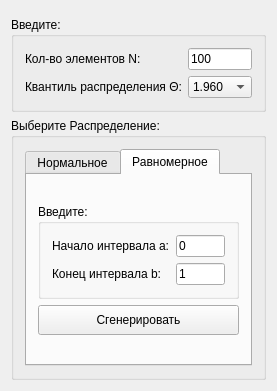
<?xml version="1.0" encoding="UTF-8"?>
<ui version="4.0">
 <class>MainWindow</class>
 <widget class="QMainWindow" name="MainWindow">
  <property name="geometry">
   <rect>
    <x>0</x>
    <y>0</y>
    <width>277</width>
    <height>391</height>
   </rect>
  </property>
  <property name="windowTitle">
   <string>Statistic analyze</string>
  </property>
  <widget class="QWidget" name="centralWidget">
   <layout class="QGridLayout" name="gridLayout_2">
    <item row="4" column="1">
     <widget class="QGroupBox" name="groupBox_3">
      <property name="title">
       <string>Выберите Распределение:</string>
      </property>
      <layout class="QVBoxLayout" name="verticalLayout">
       <item>
        <widget class="QTabWidget" name="tabWidget">
         <property name="layoutDirection">
          <enum>Qt::LeftToRight</enum>
         </property>
         <property name="currentIndex">
          <number>1</number>
         </property>
         <property name="elideMode">
          <enum>Qt::ElideMiddle</enum>
         </property>
         <widget class="QWidget" name="norm">
          <attribute name="title">
           <string>Нормальное</string>
          </attribute>
          <layout class="QGridLayout" name="gridLayout">
           <item row="4" column="1">
            <spacer name="verticalSpacer_2">
             <property name="orientation">
              <enum>Qt::Vertical</enum>
             </property>
             <property name="sizeHint" stdset="0">
              <size>
               <width>20</width>
               <height>40</height>
              </size>
             </property>
            </spacer>
           </item>
           <item row="1" column="0">
            <spacer name="horizontalSpacer_3">
             <property name="orientation">
              <enum>Qt::Horizontal</enum>
             </property>
             <property name="sizeHint" stdset="0">
              <size>
               <width>40</width>
               <height>20</height>
              </size>
             </property>
            </spacer>
           </item>
           <item row="1" column="1">
            <widget class="QGroupBox" name="groupBox">
             <property name="title">
              <string>Введите:</string>
             </property>
             <layout class="QFormLayout" name="formLayout">
              <item row="0" column="0">
               <widget class="QLabel" name="label_3">
                <property name="text">
                 <string>Квадротич. откл. σ:</string>
                </property>
               </widget>
              </item>
              <item row="0" column="1">
               <widget class="QLineEdit" name="lineEdit_nsig">
                <property name="sizePolicy">
                 <sizepolicy hsizetype="Expanding" vsizetype="Fixed">
                  <horstretch>0</horstretch>
                  <verstretch>0</verstretch>
                 </sizepolicy>
                </property>
                <property name="maximumSize">
                 <size>
                  <width>16777215</width>
                  <height>16777215</height>
                 </size>
                </property>
                <property name="sizeIncrement">
                 <size>
                  <width>0</width>
                  <height>0</height>
                 </size>
                </property>
                <property name="text">
                 <string>1</string>
                </property>
                <property name="frame">
                 <bool>true</bool>
                </property>
                <property name="cursorPosition">
                 <number>1</number>
                </property>
               </widget>
              </item>
              <item row="1" column="0">
               <widget class="QLabel" name="label_4">
                <property name="text">
                 <string>Мат. ожидание MX:</string>
                </property>
               </widget>
              </item>
              <item row="1" column="1">
               <widget class="QLineEdit" name="lineEdit_na">
                <property name="maximumSize">
                 <size>
                  <width>16777215</width>
                  <height>16777215</height>
                 </size>
                </property>
                <property name="text">
                 <string>1</string>
                </property>
               </widget>
              </item>
             </layout>
            </widget>
           </item>
           <item row="1" column="2">
            <spacer name="horizontalSpacer_4">
             <property name="orientation">
              <enum>Qt::Horizontal</enum>
             </property>
             <property name="sizeHint" stdset="0">
              <size>
               <width>40</width>
               <height>20</height>
              </size>
             </property>
            </spacer>
           </item>
           <item row="0" column="1">
            <spacer name="verticalSpacer">
             <property name="orientation">
              <enum>Qt::Vertical</enum>
             </property>
             <property name="sizeHint" stdset="0">
              <size>
               <width>20</width>
               <height>40</height>
              </size>
             </property>
            </spacer>
           </item>
           <item row="3" column="1">
            <widget class="QPushButton" name="gen_norm">
             <property name="minimumSize">
              <size>
               <width>0</width>
               <height>30</height>
              </size>
             </property>
             <property name="text">
              <string>Сгенерировать</string>
             </property>
            </widget>
           </item>
          </layout>
         </widget>
         <widget class="QWidget" name="ravnom">
          <attribute name="title">
           <string>Равномерное</string>
          </attribute>
          <layout class="QGridLayout" name="gridLayout_3">
           <item row="2" column="0">
            <spacer name="horizontalSpacer">
             <property name="orientation">
              <enum>Qt::Horizontal</enum>
             </property>
             <property name="sizeHint" stdset="0">
              <size>
               <width>40</width>
               <height>20</height>
              </size>
             </property>
            </spacer>
           </item>
           <item row="2" column="1">
            <widget class="QGroupBox" name="groupBox_2">
             <property name="title">
              <string>Введите:</string>
             </property>
             <layout class="QFormLayout" name="formLayout_2">
              <item row="0" column="0">
               <widget class="QLabel" name="label_5">
                <property name="text">
                 <string>Начало интервала a:</string>
                </property>
               </widget>
              </item>
              <item row="0" column="1">
               <widget class="QLineEdit" name="lineEdit_ra">
                <property name="maximumSize">
                 <size>
                  <width>16777215</width>
                  <height>16777215</height>
                 </size>
                </property>
                <property name="text">
                 <string>0</string>
                </property>
               </widget>
              </item>
              <item row="1" column="0">
               <widget class="QLabel" name="label_6">
                <property name="text">
                 <string>Конец интервала b:</string>
                </property>
               </widget>
              </item>
              <item row="1" column="1">
               <widget class="QLineEdit" name="lineEdit_rb">
                <property name="maximumSize">
                 <size>
                  <width>16777215</width>
                  <height>16777215</height>
                 </size>
                </property>
                <property name="text">
                 <string>1</string>
                </property>
               </widget>
              </item>
             </layout>
            </widget>
           </item>
           <item row="2" column="2">
            <spacer name="horizontalSpacer_2">
             <property name="orientation">
              <enum>Qt::Horizontal</enum>
             </property>
             <property name="sizeHint" stdset="0">
              <size>
               <width>40</width>
               <height>20</height>
              </size>
             </property>
            </spacer>
           </item>
           <item row="1" column="1">
            <spacer name="verticalSpacer_3">
             <property name="orientation">
              <enum>Qt::Vertical</enum>
             </property>
             <property name="sizeHint" stdset="0">
              <size>
               <width>20</width>
               <height>40</height>
              </size>
             </property>
            </spacer>
           </item>
           <item row="3" column="1">
            <widget class="QPushButton" name="gen_ravn">
             <property name="minimumSize">
              <size>
               <width>0</width>
               <height>30</height>
              </size>
             </property>
             <property name="text">
              <string>Сгенерировать</string>
             </property>
            </widget>
           </item>
           <item row="4" column="1">
            <spacer name="verticalSpacer_4">
             <property name="orientation">
              <enum>Qt::Vertical</enum>
             </property>
             <property name="sizeHint" stdset="0">
              <size>
               <width>20</width>
               <height>40</height>
              </size>
             </property>
            </spacer>
           </item>
          </layout>
         </widget>
        </widget>
       </item>
      </layout>
     </widget>
    </item>
    <item row="2" column="1">
     <widget class="QGroupBox" name="groupBox_4">
      <property name="title">
       <string>Введите:</string>
      </property>
      <layout class="QFormLayout" name="formLayout_3">
       <item row="0" column="0">
        <widget class="QLabel" name="label">
         <property name="text">
          <string>Кол-во элементов N:</string>
         </property>
        </widget>
       </item>
       <item row="0" column="1">
        <widget class="QLineEdit" name="lineEdit_n">
         <property name="minimumSize">
          <size>
           <width>40</width>
           <height>0</height>
          </size>
         </property>
         <property name="text">
          <string>100</string>
         </property>
        </widget>
       </item>
       <item row="1" column="1">
        <widget class="QComboBox" name="comboBox_kvantil">
         <item>
          <property name="text">
           <string>1.960</string>
          </property>
         </item>
         <item>
          <property name="text">
           <string>2.021</string>
          </property>
         </item>
         <item>
          <property name="text">
           <string>2.576</string>
          </property>
         </item>
        </widget>
       </item>
       <item row="1" column="0">
        <widget class="QLabel" name="label_2">
         <property name="text">
          <string>Квантиль распределения Θ:</string>
         </property>
        </widget>
       </item>
      </layout>
     </widget>
    </item>
    <item row="4" column="2">
     <spacer name="horizontalSpacer_6">
      <property name="orientation">
       <enum>Qt::Horizontal</enum>
      </property>
      <property name="sizeHint" stdset="0">
       <size>
        <width>40</width>
        <height>20</height>
       </size>
      </property>
     </spacer>
    </item>
    <item row="4" column="0">
     <spacer name="horizontalSpacer_5">
      <property name="orientation">
       <enum>Qt::Horizontal</enum>
      </property>
      <property name="sizeHint" stdset="0">
       <size>
        <width>40</width>
        <height>20</height>
       </size>
      </property>
     </spacer>
    </item>
    <item row="5" column="1">
     <spacer name="verticalSpacer_5">
      <property name="orientation">
       <enum>Qt::Vertical</enum>
      </property>
      <property name="sizeHint" stdset="0">
       <size>
        <width>20</width>
        <height>40</height>
       </size>
      </property>
     </spacer>
    </item>
    <item row="0" column="1">
     <widget class="Line" name="line_5">
      <property name="orientation">
       <enum>Qt::Vertical</enum>
      </property>
     </widget>
    </item>
    <item row="3" column="1">
     <spacer name="verticalSpacer_6">
      <property name="orientation">
       <enum>Qt::Vertical</enum>
      </property>
      <property name="sizeHint" stdset="0">
       <size>
        <width>20</width>
        <height>40</height>
       </size>
      </property>
     </spacer>
    </item>
    <item row="1" column="1">
     <spacer name="verticalSpacer_7">
      <property name="orientation">
       <enum>Qt::Vertical</enum>
      </property>
      <property name="sizeHint" stdset="0">
       <size>
        <width>20</width>
        <height>40</height>
       </size>
      </property>
     </spacer>
    </item>
   </layout>
  </widget>
 </widget>
 <layoutdefault spacing="6" margin="11"/>
 <resources/>
 <connections/>
</ui>
